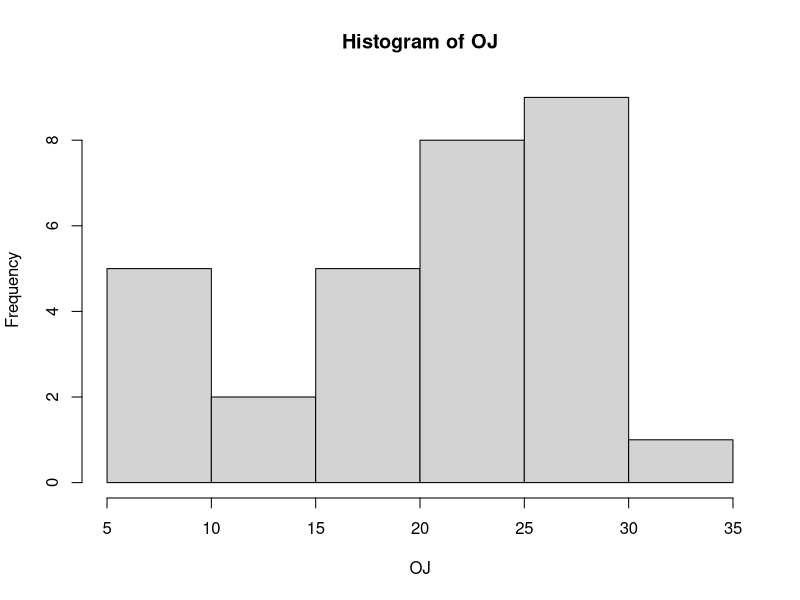
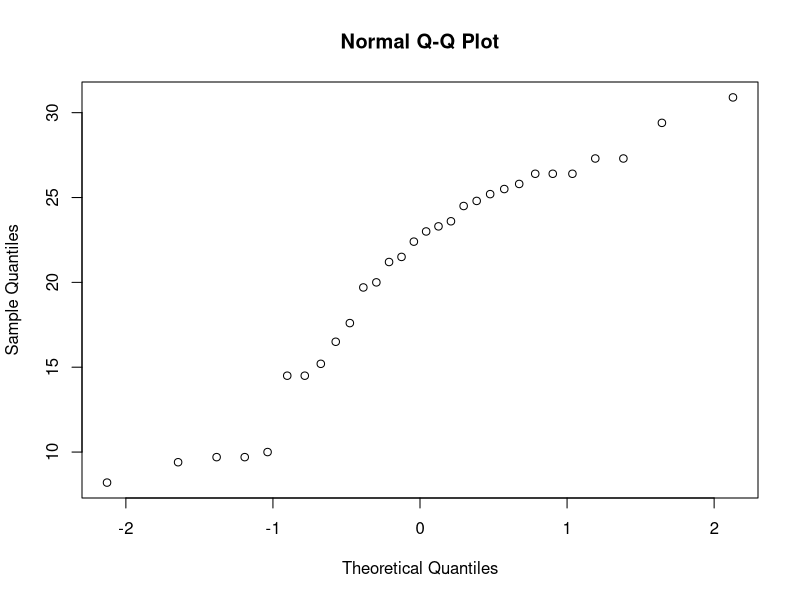
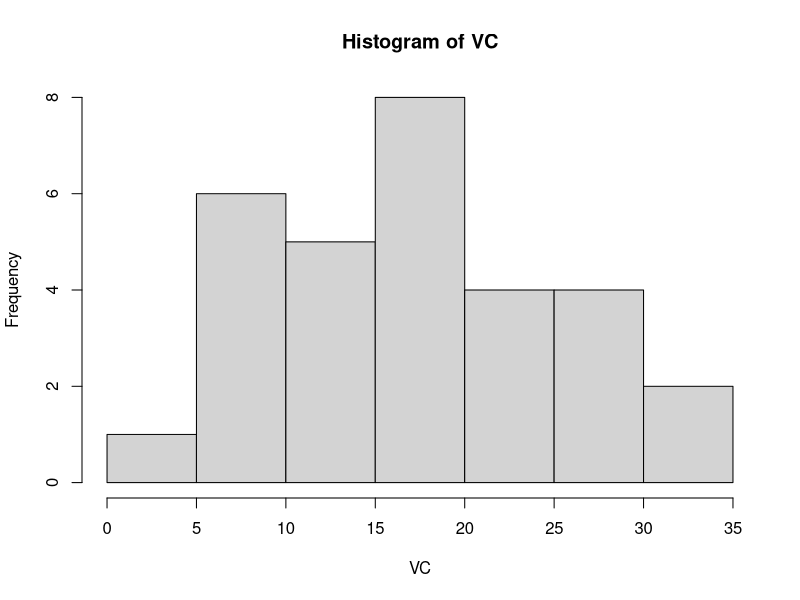
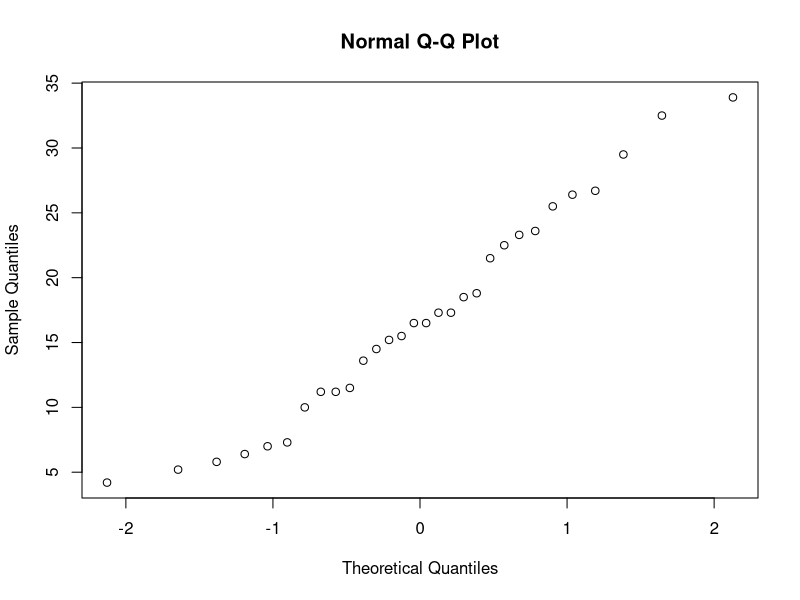

Generate these figures, in order, with R:
## ---- chunk 1
knitr::opts_chunk$set(echo = TRUE)
## ---- chunk 2
data("ToothGrowth")
VC = ToothGrowth[ToothGrowth[,'supp'] == 'VC','len']
OJ = ToothGrowth[ToothGrowth[,'supp'] == 'OJ','len']

hist(OJ)
## ---- chunk 3
qqnorm(OJ)

## ---- chunk 4
hist(VC)
## ---- chunk 5
qqnorm(VC)
## ---- chunk 6
t.test(VC,OJ)
## ---- chunk 7
wilcox.test(VC,OJ)
## ---- chunk 8
library('boot')
fun_median <- function(data1,data2,indices) {
return(median(data1[indices]) - median(data2[indices]))
}
diff_median <- boot(OJ, data2 = VC, R = 500, statistic = fun_median)
boot.ci(diff_median, conf = 0.95, type = "bca")
## ---- chunk 9
func_ratio <- function(data1, data2, indices) {
return(var(data1[indices])/var(data2[indices]))
}
ratio <- boot(OJ, data2 = VC, R = 500, statistic = func_ratio)
boot.ci(ratio, conf = 0.95, type = "bca")
## ---- chunk 10
for (i in 1:nrow(ToothGrowth)){
 if (ToothGrowth[i,'len'] >20){
   ToothGrowth[i,'level'] = 'high'
   
 }
  else {ToothGrowth[i,'level'] = 'low'}
}

VC_level = ToothGrowth[ToothGrowth[,'supp'] == 'VC','level']
OJ_level = ToothGrowth[ToothGrowth[,'supp'] == 'OJ','level']


num_vc = 0
num_oj = 0
for (i in 1:length(VC_level)){
  if (VC_level[i] == "high"){
    num_vc = num_vc + 1
  }
}

for (i in 1:length(OJ_level)){
  if (OJ_level[i] == "high"){
    num_oj = num_oj + 1
  }
}

res <- prop.test(x = c(num_vc,num_oj), n = c(length(VC_level),length(OJ_level)))
res
## ---- chunk 11
num_low_0.5=0
num_low_1=0
num_low_2=0
num_high_0.5=0
num_high_1=0
num_high_2=0
for (i in 1:nrow(ToothGrowth)){
  if (ToothGrowth$level[i] == 'low'){
    if (ToothGrowth$dose[i] == 0.5){
      num_low_0.5= num_low_0.5 + 1
    }
     if (ToothGrowth$dose[i] == 1.0) {
       num_low_1 = num_low_1 +1
     }
    if (ToothGrowth$dose[i] == 2.0) {
      num_low_2 = num_low_2 + 1
    }
  }
  else{
    if (ToothGrowth$dose[i] == 0.5){
      num_high_0.5 = num_high_0.5 + 1
    }
    if (ToothGrowth$dose[i] == 1.0){
      num_high_1 = num_high_1 + 1
    }
    if (ToothGrowth$dose[i] == 2.0){
      num_high_2 = num_high_2 + 1
    }
  }
}

dose_level <- matrix(c(num_high_0.5,num_low_0.5,num_high_1,num_low_1,num_high_2,num_low_2), 3,2,byrow=TRUE)
colnames(dose_level) = c('High','Low')
rownames(dose_level) = c('dose_0.5','dose_1.0','dose_2.0')
fisher.test(dose_level)

